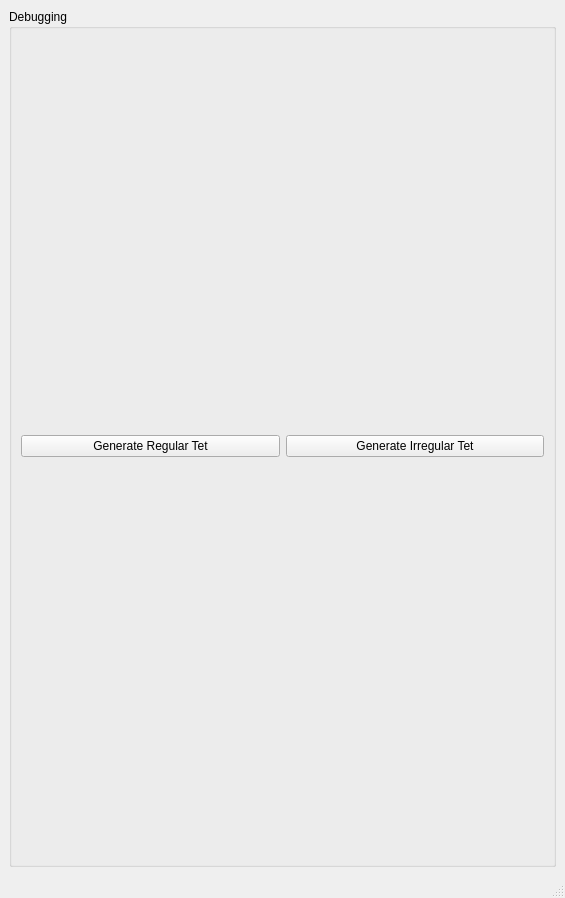
<?xml version="1.0" encoding="UTF-8"?>
<ui version="4.0">
 <class>MainWindow</class>
 <widget class="QMainWindow" name="MainWindow">
  <property name="geometry">
   <rect>
    <x>0</x>
    <y>0</y>
    <width>565</width>
    <height>898</height>
   </rect>
  </property>
  <property name="sizePolicy">
   <sizepolicy hsizetype="Expanding" vsizetype="Minimum">
    <horstretch>0</horstretch>
    <verstretch>0</verstretch>
   </sizepolicy>
  </property>
  <property name="minimumSize">
   <size>
    <width>0</width>
    <height>0</height>
   </size>
  </property>
  <property name="windowTitle">
   <string>MainWindow</string>
  </property>
  <widget class="QWidget" name="centralwidget">
   <property name="sizePolicy">
    <sizepolicy hsizetype="Expanding" vsizetype="MinimumExpanding">
     <horstretch>0</horstretch>
     <verstretch>0</verstretch>
    </sizepolicy>
   </property>
   <property name="minimumSize">
    <size>
     <width>0</width>
     <height>0</height>
    </size>
   </property>
   <layout class="QGridLayout" name="gridLayout_5">
    <item row="0" column="0">
     <widget class="QGroupBox" name="groupBox_4">
      <property name="title">
       <string>Debugging</string>
      </property>
      <layout class="QGridLayout" name="gridLayout_4">
       <item row="0" column="0">
        <widget class="QPushButton" name="generate_reg">
         <property name="sizePolicy">
          <sizepolicy hsizetype="Preferred" vsizetype="Fixed">
           <horstretch>0</horstretch>
           <verstretch>0</verstretch>
          </sizepolicy>
         </property>
         <property name="minimumSize">
          <size>
           <width>100</width>
           <height>20</height>
          </size>
         </property>
         <property name="text">
          <string>Generate Regular Tet</string>
         </property>
         <property name="autoDefault">
          <bool>false</bool>
         </property>
        </widget>
       </item>
       <item row="0" column="1">
        <widget class="QPushButton" name="generate_irreg">
         <property name="enabled">
          <bool>true</bool>
         </property>
         <property name="sizePolicy">
          <sizepolicy hsizetype="Preferred" vsizetype="Fixed">
           <horstretch>0</horstretch>
           <verstretch>0</verstretch>
          </sizepolicy>
         </property>
         <property name="minimumSize">
          <size>
           <width>100</width>
           <height>20</height>
          </size>
         </property>
         <property name="text">
          <string>Generate Irregular Tet</string>
         </property>
         <property name="autoDefault">
          <bool>false</bool>
         </property>
        </widget>
       </item>
      </layout>
     </widget>
    </item>
   </layout>
  </widget>
  <widget class="QMenuBar" name="menubar">
   <property name="geometry">
    <rect>
     <x>0</x>
     <y>0</y>
     <width>565</width>
     <height>21</height>
    </rect>
   </property>
  </widget>
  <widget class="QStatusBar" name="statusbar"/>
 </widget>
 <resources/>
 <connections/>
</ui>
